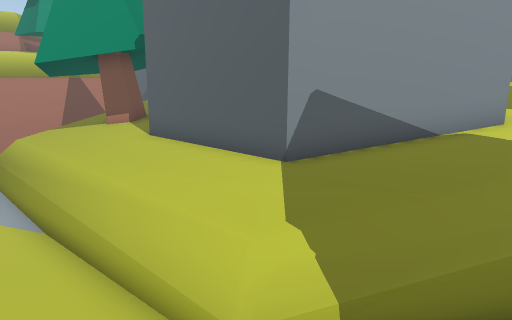
[1] (above)

22 first-person views from a walk through a scene from a Unity 3-D project. The camera is 1.3 m above the floor, tilts 12° down and sees 70° across. The floor is counted in squares, 0.5 m on a side. Each view is taken from the middle of a square. On the plan, view 1 faces up. The plan holds only what a view shows up to about 20 squares ahead; the rest is blank. The place goes on beyond the plan. The player is left out.

[2]
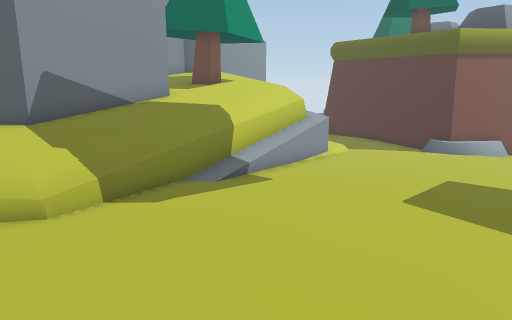

[3]
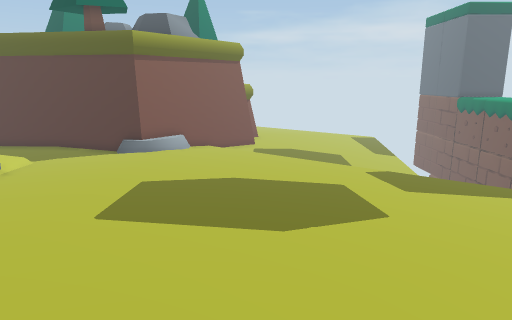

[4]
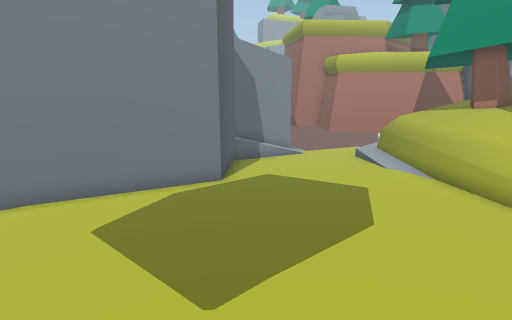

[5]
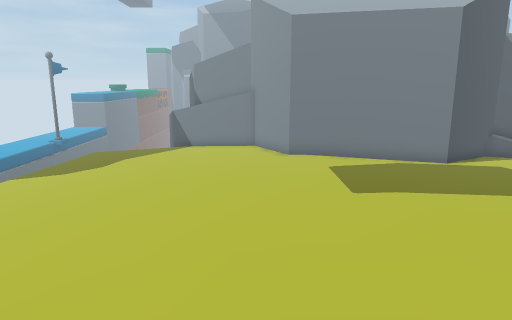

[6]
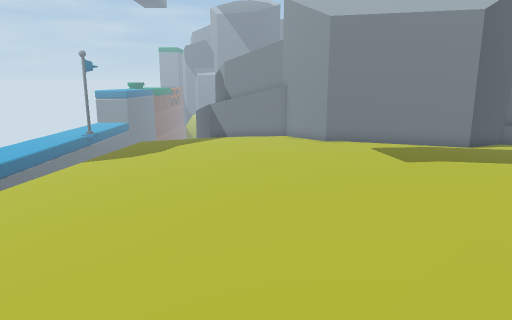

[7]
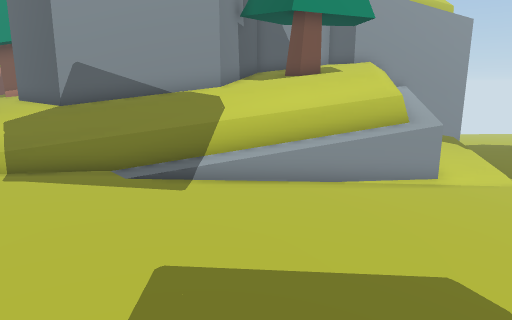

[8]
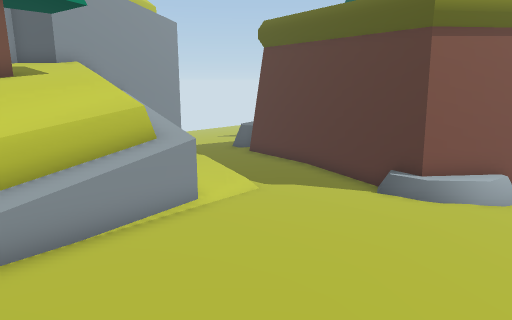

[9]
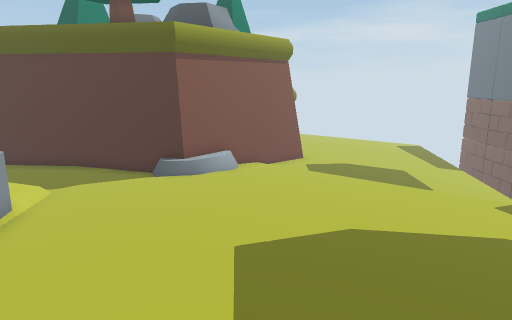

[10]
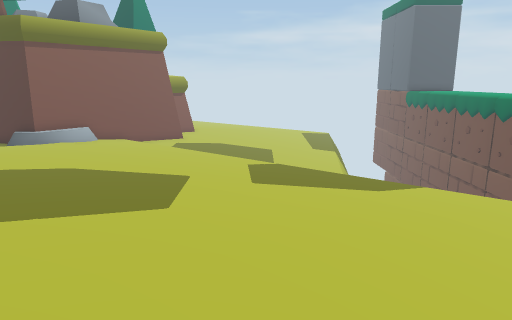

[11]
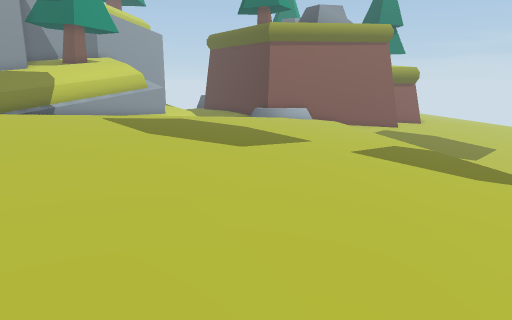

[12]
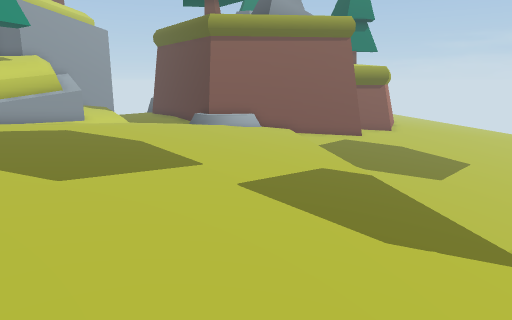

[13]
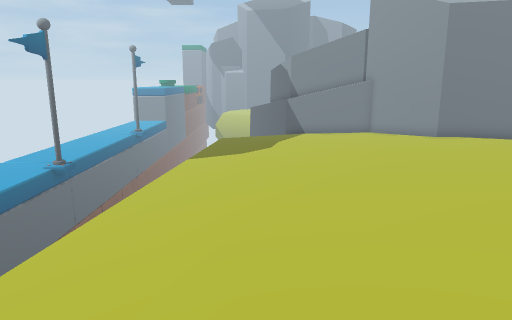

[14]
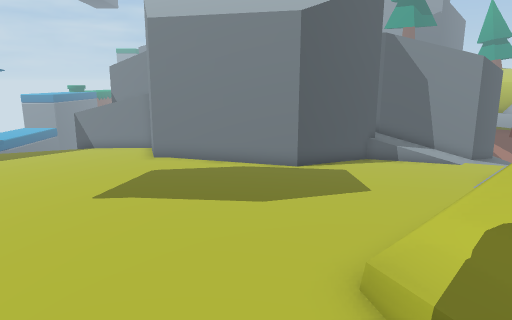

[15]
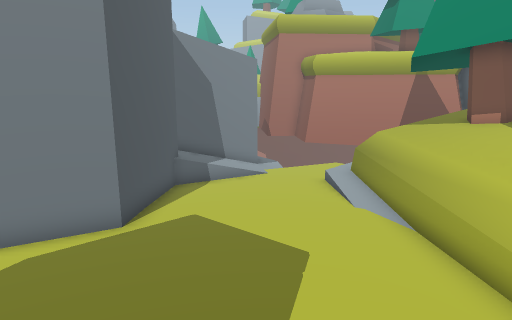

[16]
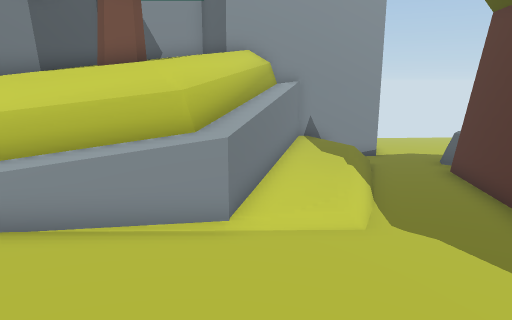

[17]
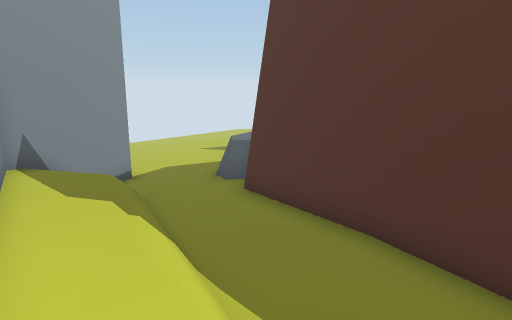

[18]
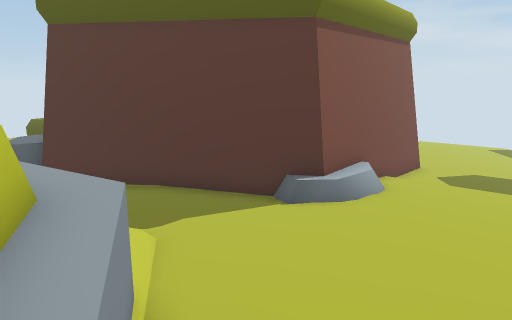

[19]
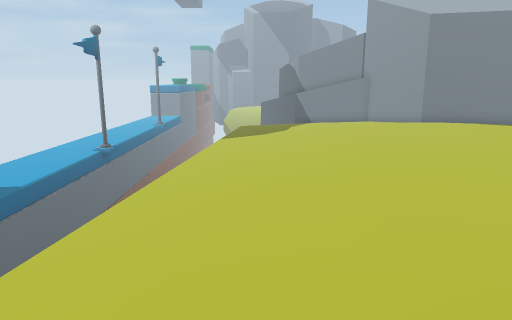

[20]
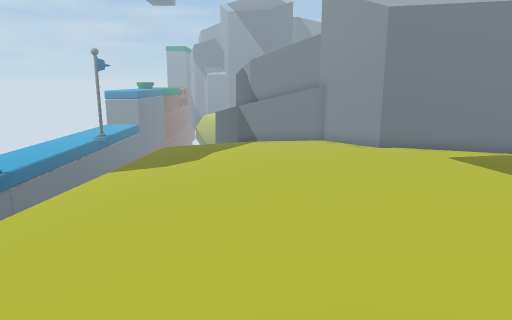

[21]
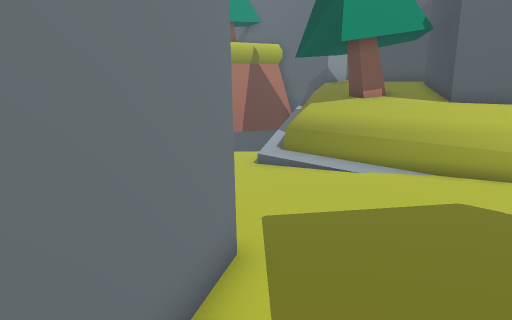

[22]
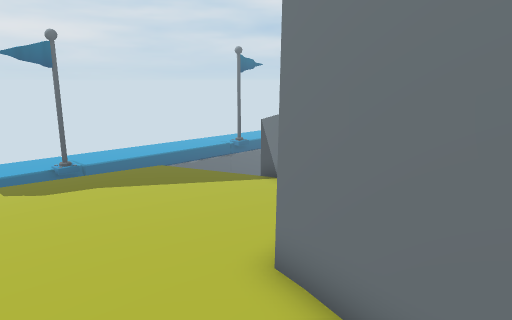

### Floor plan
Key: @ floor where view 1 was taken; # wall or solid block; x gap in a wall; . main floor; : floor 0.25 m higher than the main floor; - floor 0.25 m lower than the main floor; + floor 0.5 m higher than the main floor; _ floor 0.5 m lower than the main floor; * floor 0.75 m higher than the main floor; < floor 0.75 m lower than the main floor; % floor 1 m higher than the main floor; ( floor 1 m lower than the main floor; & floor 1.25 m higher than the main floor; $ floor 1.5 m higher than the main floor; / step, stairs or slope; = window, fence, low wall or low ledge; ^ raised ledge; v drop or lower ground; T tree; O other object.
Columns run from 16 left of view 1 to 21 right of it. Each row starts with its distance up from view 1.
 17         ^^#                         __
 16     ---=###                       ##--
 15    _--- ###                   #####---
 14 #_ ----O=#                   ##=/ ----
 13 #//----==##                  #^../---T
 12 #/----/==###                 ^^../--TT
 11 .//---./==#                  ^^../--T
 10 ///---...==# #              ^^=./-- #
  9 ../--.....==###           ###^../--T#
  8  ##--......==###   ######## ^^../--T#
  7   ##-.......==# ### &&&&&x$$=^..---T
  6    ##........==#%%%%%&&&&==^^=//---T
  5     #.......::=#%%%%%%//+/==#...---#
  4     ##......::::%**::://........---T
  3      #......::::::::::...........-TTT
  2      #.....::::++++::::...........TTT
  1      #.....:::++++++::::...........TTT
  0     ##....::::++@+++::::..........--TT
 -1     #.....::::++++++::::..........----
 -2     #.....::::+++++::::..........-----
 -3  ####......:::::::::::..........-----
 -4 ##.........::::::::::..........-----<<
 -5  -.............:::::..........-----_<<
 -6 --............................-----<<<
 -7 ---..........................----- ((<
 -8 ---.........................-----  (((
 -9 ---........................-----= ((((
-10 ----.......................----== ((((
-11 ---------.................----== (((((
-12 ----------------.........-----=  (((((
-13 ----------------------..-----=#  (((((
-14     <__---------------------_
-15            <_---------  ----
-16                  v<_-    --

Positions as (right, up) in squares from view 1, and headings:
1: (0, 0), facing up
2: (-2, -4), facing up-right
3: (-1, -4), facing right
4: (-1, -4), facing up-left
5: (4, -4), facing left
6: (6, -6), facing left
7: (7, -5), facing up
8: (7, -2), facing up-right
9: (3, -1), facing right
10: (0, -9), facing right
11: (0, -15), facing up-right
12: (5, -15), facing up-right
13: (5, -11), facing left
14: (4, 2), facing left
15: (-2, 0), facing up-left
16: (13, -1), facing up
17: (13, 4), facing up-right
18: (8, 4), facing right
19: (9, -12), facing left
20: (4, -8), facing left
21: (-10, -2), facing up
22: (-8, 1), facing down-left
